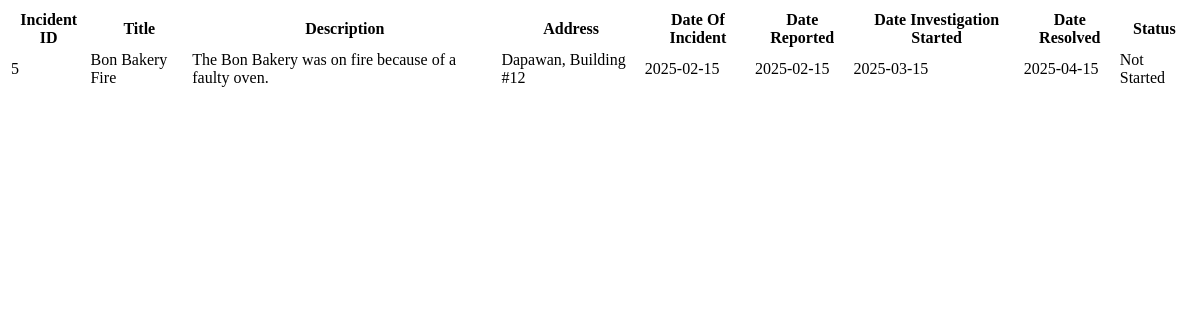
The page /demo_pages/incidents_list.php on the database as committed earlier.
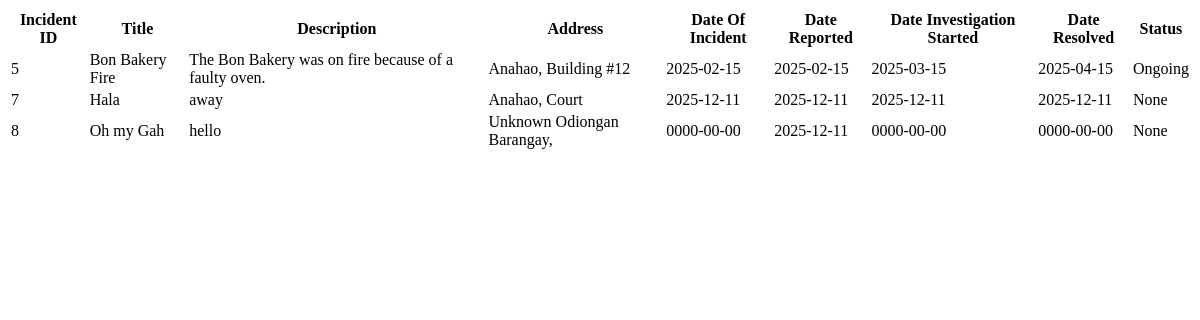
The same page on the database as committed later.
### tables this page shows
CREATE TABLE `incident` (
  `incident_id` int(10) UNSIGNED NOT NULL,
  `title` varchar(100) NOT NULL,
  `description` text DEFAULT NULL,
  `odiongan_barangay_id` int(10) UNSIGNED NOT NULL,
  `sub_location` varchar(100) DEFAULT NULL,
  `date_of_incident` date NOT NULL,
  `date_reported` date NOT NULL DEFAULT current_timestamp(),
  `date_investigation_started` date DEFAULT NULL,
  `date_resolved` date DEFAULT NULL,
  `incident_status_id` int(10) UNSIGNED DEFAULT NULL
);

CREATE TABLE `incident_status` (
  `incident_status_id` int(10) UNSIGNED NOT NULL,
  `name` varchar(15) NOT NULL
);

### api/get_incident_list.php (called while the page is built, shortened)
<?php
require __DIR__ . "/../database_connection.php";
$incidentsList = [];
$limit = $_GET["limit"] ?? 20;
$query = "
    SELECT
        incident.incident_id,
        incident.title,
        incident.description,
        CONCAT_WS(', ', odiongan_barangay.name, incident.sub_location) AS 'address',
        incident.date_of_incident,
        incident.date_reported,
        incident.date_investigation_started,
        incident.date_resolved,
        incident_status.name as 'status'
    FROM
        incident INNER JOIN incident_status ON incident.incident_status_id = incident_status.incident_status_id
        INNER JOIN odiongan_barangay ON odiongan_barangay.odiongan_barangay_id = incident.odiongan_barangay_id
    ORDER BY incident.incident_id ASC
    LIMIT ?
";
$stmt = $conn->prepare($query);
$stmt->bind_param("i", $limit);
$isSuccess = $stmt->execute();
if($isSuccess){
    $result = $stmt->get_result();
}
?>

### demo_pages/incidents_list.php (the view, shortened to what this page needs)
<!DOCTYPE html>
<html lang="en">
<head>
</head>
<body>
    <table>
        <thead>
            <tr>
                <th>Incident ID</th>
                <th>Title</th>
                <th>Description</th>
                <th>Address</th>
                <th>Date Of Incident</th>
                <th>Date Reported</th>
                <th>Date Investigation Started</th>
                <th>Date Resolved</th>
                <th>Status</th>
            </tr>
        </thead>
        <tbody>
            <?php
                require __DIR__."/../api/get_incident_list.php";
                foreach ($incidentsList as $incident):
            ?>
                <tr>
                    <td><?= htmlspecialchars($incident["incident_id"]) ?> </td>
                    <td><?= htmlspecialchars($incident["title"]) ?> </td>
                    <td><?= htmlspecialchars($incident["description"]) ?> </td>
                    <td><?= htmlspecialchars($incident["address"]) ?> </td>
                    <td><?= htmlspecialchars($incident["date_of_incident"]) ?> </td>
                    <td><?= htmlspecialchars($incident["date_reported"]) ?> </td>
                    <td><?= htmlspecialchars($incident["date_investigation_started"]) ?> </td>
                    <td><?= htmlspecialchars($incident["date_resolved"]) ?> </td>
                    <td><?= htmlspecialchars($incident["status"]) ?> </td>
                </tr>
            <?php endforeach ?>
        </tbody>
    </table>
</body>
</html>

Rows that differ between the two databases and show on the page:
changed incident "Bon Bakery Fire": address "Dapawan, Building #12" → "Anahao, Building #12"; incident_status.name "Not Started" → "Ongoing"
added incident: incident_id "7", title "Hala", description "away", address "Anahao, Court", date_of_incident "2025-12-11", date_reported "2025-12-11", date_investigation_started "2025-12-11", date_resolved "2025-12-11", incident_status.name "None"
added incident: incident_id "8", title "Oh my Gah", description "hello", address "Unknown Odiongan Barangay,", date_of_incident "0000-00-00", date_reported "2025-12-11", date_investigation_started "0000-00-00", date_resolved "0000-00-00", incident_status.name "None"
